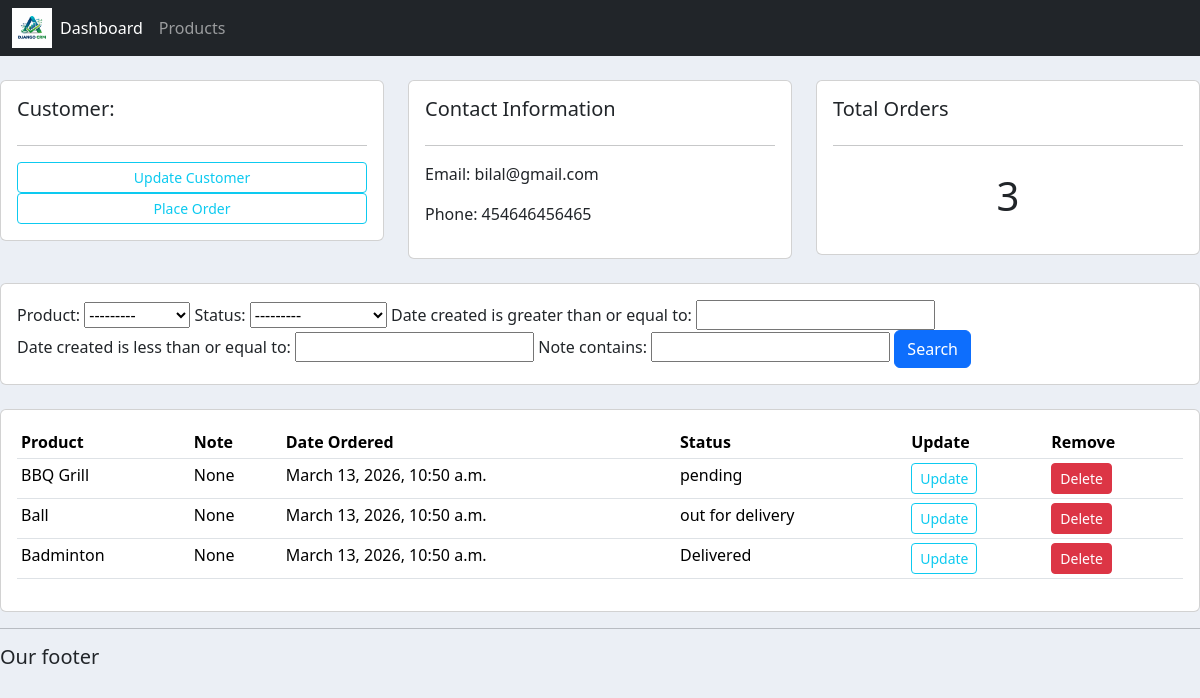
The page /customers/3/ on the database its author committed.
### accounts/models.py (models this page shows, shortened)
class Customer(models.Model):
	name = models.CharField(max_length=200, null=True)
	phone = models.CharField(max_length=200, null=True)
	email = models.CharField(max_length=200, null=True)
	date_created = models.DateTimeField(auto_now_add=True, null=True)

class Order(models.Model):
    STATUS = (
	('pending','pending'),
	('out for delivery','out for delivery'),
	('Delivered','Delivered'),
	)
    customer = models.ForeignKey(Customer,null=True,on_delete=models.SET_NULL)
    product = models.ForeignKey(Product,null=True,on_delete=models.SET_NULL)
    date_created = models.DateTimeField(auto_now_add=True,null=True)
    status = models.CharField(max_length=200,null=True,choices=STATUS)
    note = models.CharField(max_length=1000,null=True)

class Product(models.Model):
    CATEGORY = (
		('Indoor','Indoor'),
		('Outdoor','Outdoor')
	)
    name = models.CharField(max_length=200,null=True)
    price = models.FloatField(null=True)
    category = models.CharField(max_length=200,null=True,choices=CATEGORY)
    description = models.CharField(max_length=200,null=True,blank=True)
    date_created = models.DateTimeField(auto_now_add=True,null=True)
    tag = models.ManyToManyField(Tag)
    def __str__(self):
        return self.name

### accounts/views.py (the view)
# urls.py: path('customers/<str:pk>/',views.customer,name='customer'),
def customer(request,pk):
    customer = Customer.objects.get(id=pk)
    orders = customer.order_set.all()
    orders_count = orders.count()
    myFilter = OrderFilter(request.GET, queryset=orders)
    orders = myFilter.qs
    context = {'customer': customer, 'orders': orders, 'orders_count': orders_count, 'myFilter': myFilter}
    return render(request,'accounts/customers.html', context)

### accounts/templates/accounts/customers.html (shortened to what this page needs)
{% extends "accounts/main.html" %}
    {% block content %}
    <br>
<div class="row">
	<div class="col-md">
		<div class="card card-body">
			<h5>Customer:</h5>
			<hr>
			<a class="btn btn-outline-info  btn-sm btn-block" href="">Update Customer</a>
			<a class="btn btn-outline-info  btn-sm btn-block" href="{% url 'create_order' customer.id %}">Place Order</a>
		</div>
	</div>
	<div class="col-md">
		<div class="card card-body">
			<h5>Contact Information</h5>
			<hr>
			<p>Email: {{ customer.email }}</p>
			<p>Phone: {{ customer.phone }}</p>
		</div>
	</div>
	<div class="col-md">
		<div class="card card-body">
			<h5>Total Orders</h5>
			<hr>
			<h1 style="text-align: center;padding: 10px">{{ orders_count }}</h1>
		</div>
	</div>
</div>
<br>
<div class="row">
	<div class="col">
		<div class="card card-body">
			<form method="get" class="filter-form">
		{{ myFilter.form.product.label_tag }}
		{{ myFilter.form.product }}
		{{ myFilter.form.status.label_tag }}
		{{ myFilter.form.status }}
		{{ myFilter.form.start_date.label_tag }}
		{{ myFilter.form.start_date }}
		{{ myFilter.form.end_date.label_tag }}
		{{ myFilter.form.end_date }}
		{{ myFilter.form.note.label_tag }}
		{{ myFilter.form.note }}
		    <button class="btn btn-primary" type="submit">Search</button>
		  </form>
		</div>
	</div>
</div>
<br>
<div class="row">
	<div class="col-md">
		<div class="card card-body">
			<table class="table table-sm">
				<tr>
					<th>Product</th>
					<th>Note</th>
					<th>Date Ordered</th>
					<th>Status</th>
					<th>Update</th>
					<th>Remove</th>
				</tr>
				{% for order in orders %}
				<tr>
					<td>{{ order.product.name }}</td>
					<td>{{ order.note }}</td>
					<td>{{ order.date_created }}</td>
					<td>{{ order.status }}</td>
					<td><a class="btn btn-outline-info btn-sm" href="{% url 'update_order' order.id %}">Update</a></td>
                    <td><a class = "btn btn-danger btn-sm" href="{% url 'delete_order' order.id %}">Delete</a></td>
				</tr>
				{% endfor %}
			</table>
		</div>
	</div>
</div>
    {% endblock %}

### static/css/main.css (style rules this page uses)
body { background-color: #ebeff5; }

### rows shown on the page
Customer: email "bilal@gmail.com", phone "454646456465"
Order: product.name "BBQ Grill", note "None", date_created "March 13, 2026, 10:50 a.m.", status "pending"
Order: product.name "Ball", note "None", date_created "March 13, 2026, 10:50 a.m.", status "out for delivery"
Order: product.name "Badminton", note "None", date_created "March 13, 2026, 10:50 a.m.", status "Delivered"

### other values the page prints
{{ orders_count }} "3"
{{ myFilter.form.product.label_tag }} "Product:"
{{ myFilter.form.status.label_tag }} "Status:"
{{ myFilter.form.start_date.label_tag }} "Date created is greater than or equal to:"
{{ myFilter.form.end_date.label_tag }} "Date created is less than or equal to:"
{{ myFilter.form.note.label_tag }} "Note contains:"
